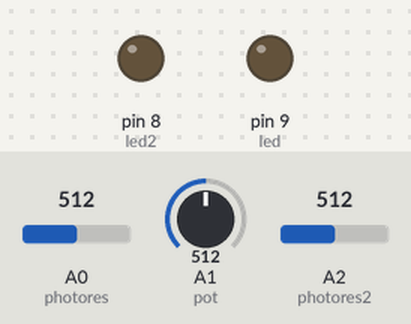
Bench run of a sketch on a simulated Arduino Uno, built with avr-gcc and run on an emulated ATmega328P. Parts: output pins drawn as LEDs (lit = HIGH). The inputs (shaded band) are chosen by the test bench; at power-on: A1 (pot) = 512, A0 (photores) = 512, A2 (photores2) = 512. What the sketch prints to the serial monitor is not drawn.

Above: at 1.2 s.
1.3 s: A1 (pot) set to 716
At 1.55 s:
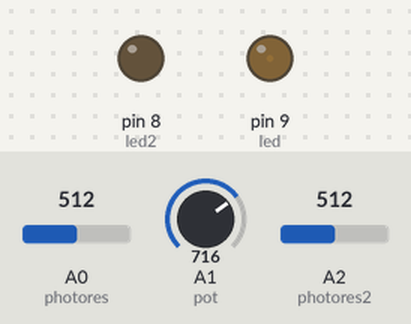
4.3 s: A0 (photores) set to 306
7.3 s: A2 (photores2) set to 743
At 8.2 s:
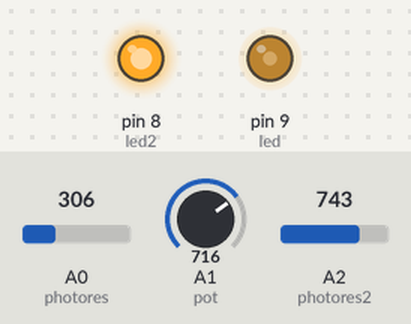
10.3 s: A2 (photores2) set to 751
At 10.69 s:
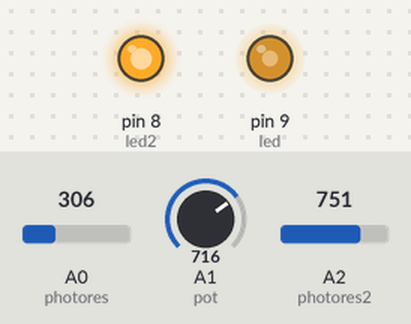
13.3 s: A1 (pot) set to 738
16.3 s: A1 (pot) set to 755
At 31.5 s:
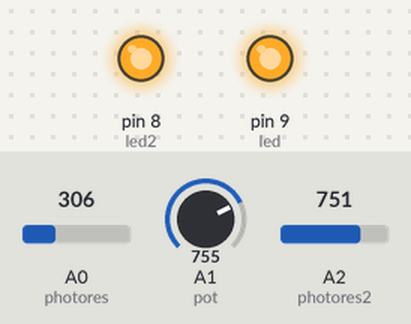
Timing chart, 0 to 32.3 s (numbered marks = the images above; inputs shaded):
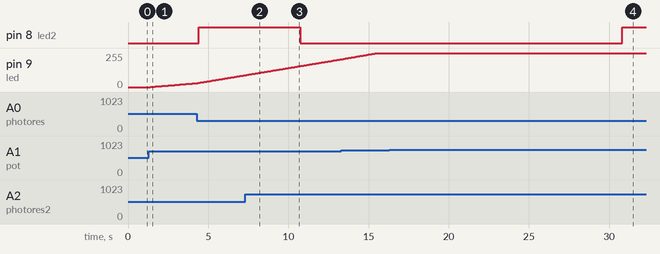

The sketch:

Self-disturb.ino
```cpp
#include <PID_v1.h>
const int photores = A0;// LDR input pin
const int photores2 = A2;// LDR input pin
const int pot = A1;        // Potentiometer input pin
const int led = 9;         // LED output pin
const int led2 = 8;         // LED output pin
double lightLevel;         // Indirectly store the light level
double lightLevel2;         // Indirectly store the light level
// Tuning parameters
float Kp = 0;              // Proportional gain
float Ki = 0.2;             // Integral gain
float Kd =0;
float Kp2 = 1;              // Proportional gain
float Ki2 = 0.5;             // Integral gain
float Kd2 =0;
// Differential gain
// Record the set point as well as the controller input and output
double Setpoint, Input, Output,Input2,Output2;
// Create a controller that is linked to the specified Input, Ouput and Setpoint
PID myPID(&Input, &Output, &Setpoint, Kp, Ki, Kd, DIRECT);
PID myPID2(&Input2, &Output2, &Setpoint, Kp2, Ki2, Kd2, DIRECT);
const int sampleRate = 1;        // Time interval of the PID control
const long serialPing = 500;     // How often data is recieved from the Arduino
unsigned long now = 0;           // Store the time that has elapsed
unsigned long lastMessage = 0;   // The last time that data was recieved

void setup()
 {
 lightLevel = analogRead(photores);                 // Read the set point
 // Arduino has an analogueRead() resolution of 0-1023 and an analogueWrite() resolution of 0-255
 Input = map(lightLevel, 0, 1023, 0, 255);        // Scale the input
 Setpoint = map(analogRead(pot), 0, 1023, 0, 255);  // Scale the set point
 Serial.begin(9600);                                // Initialise serial communications at 9600 bps
 myPID.SetMode(AUTOMATIC);                          // Turn on the PID control
 myPID.SetSampleTime(sampleRate);                   // Assign the sample rate of the control
  myPID2.SetMode(AUTOMATIC);                          // Turn on the PID control
 myPID2.SetSampleTime(sampleRate);
 Serial.println("Begin");                           // Let the user know that the set up s complete
 lastMessage = millis();                            // Serial data will be recieved relative to this first point
 }

void loop()
 {
 Setpoint = map(analogRead(pot), 0, 1023, 0, 255);  // Continue to read and scale the set point
 lightLevel = analogRead(photores);     // Read the light level
  lightLevel2 = analogRead(photores2);                 // Read the light level
 Input = map(lightLevel, 0, 1023, 0, 255);          // Scale the input to the PID
 Input2 = map(lightLevel2, 0, 1023, 0, 255);          // Scale the input to the PID

 myPID.Compute();                                   // Calculates the PID output at a specified sample time
 analogWrite(led, Output); // Power the LED
 myPID2.Compute();
  analogWrite(led2, Output2); // Power the LED

 now = millis();                                    // Keep track of the elapsed time
 if(now - lastMessage > serialPing)                 // If enough time has passed send data
 {

 Serial.print(Setpoint);
  Serial.print("\t");
  Serial.print(Input2);
   Serial.print("\t");
 Serial.println(Input);
    Serial.print("\t");
 //Serial.println(Output2);


 // The tuning parameters can be retrieved by the Arduino from the serial monitor: 0,0.5,0 set Ki to 0.5.
 // Commas are ignored by the Serial.parseFloat() command

 lastMessage = now;               // Reference the next serial communication to this point
 }
 }
```

Measured:
- the behaviour switches between 750 and 751 on A2 (photores2) (found by bisection; images 2 and 3)
- the behaviour switches between 754 and 755 on A1 (pot) (found by bisection; images 3 and 4)
- after the input at 1.3 s, pin 9 (led): moves from 0/255 to 29/255 over 2.8 s, starting after 0.10 s
- after the input at 10.3 s, pin 8 (led2): HIGH → LOW after 0.43 s instead of 1.1 s
- after the input at 16.3 s, pin 8 (led2): LOW → HIGH after 14.5 s
